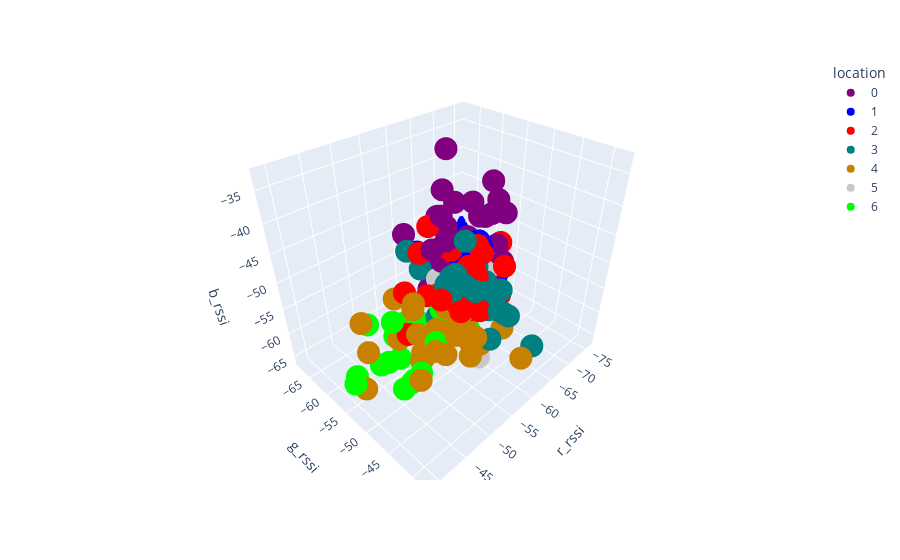

Notebook code for this chart:
### Code cell
fig = px.scatter_3d(df, x='r_rssi', y='g_rssi', z='b_rssi',
              color='location', color_discrete_map=color_discrete_map)
fig.show()

### Figure 1 — Plotly figure (JSON) as saved in the notebook; plotly's stock layout.template omitted (floating-point values rounded to 4 significant figures)
{"data": [{"hovertemplate": "location=0<br>r_rssi=%{x}<br>g_rssi=%{y}<br>b_rssi=%{z}<extra></extra>", "legendgroup": "0", "marker": {"color": "rgb(128, 0, 128)", "symbol": "circle"}, "mode": "markers", "name": "0", "scene": "scene", "showlegend": true, "type": "scatter3d", "x": [-58, -57, -65, -63, -66, -67, -61, -68, -69, -64, -59, -59, -62, -72, -60, -68, -69, -68, -66, -66, -58, -61, -61, -70, -71, -66, -67, -62], "y": [-54, -56, -53, -52, -52, -57, -59, -65, -63, -56, -65, -56, -59, -57, -57, -51, -56, -51, -57, -54, -58, -57, -57, -54, -59, -51, -53, -58], "z": [-45, -47, -53, -42, -55, -43, -44, -44, -46, -56, -49, -42, -58, -47, -51, -52, -46, -43, -49, -51, -56, -45, -46, -51, -54, -40, -38, -33]}, {"hovertemplate": "location=1<br>r_rssi=%{x}<br>g_rssi=%{y}<br>b_rssi=%{z}<extra></extra>", "legendgroup": "1", "marker": {"color": "rgb(0, 0, 255)", "symbol": "circle"}, "mode": "markers", "name": "1", "scene": "scene", "showlegend": true, "type": "scatter3d", "x": [-76, -66, -67, -58, -68, -64, -70, -61, -65, -65, -68, -61, -69, -64, -68, -65, -60, -63, -69, -64, -65, -63, -64, -66, -65, -67, -61, -62, -67, -65, -59, -62], "y": [-68, -56, -62, -54, -59, -51, -58, -57, -59, -60, -52, -61, -57, -58, -62, -54, -63, -55, -59, -51, -58, -49, -51, -55, -53, -58, -56, -55, -55, -62, -57, -59], "z": [-56, -62, -56, -55, -55, -55, -52, -53, -55, -51, -55, -56, -55, -50, -57, -51, -52, -51, -59, -56, -55, -56, -56, -49, -49, -54, -56, -50, -50, -53, -55, -51]}, {"hovertemplate": "location=2<br>r_rssi=%{x}<br>g_rssi=%{y}<br>b_rssi=%{z}<extra></extra>", "legendgroup": "2", "marker": {"color": "rgb(255, 0, 0)", "symbol": "circle"}, "mode": "markers", "name": "2", "scene": "scene", "showlegend": true, "type": "scatter3d", "x": [-63, -71, -58, -64, -64, -65, -64, -54, -57, -63, -61, -57, -52, -60, -62, -58, -49, -57, -71, -66, -55, -55, -63, -64, -60, -54, -59, -63, -61, -53, -62, -62], "y": [-59, -57, -51, -54, -52, -54, -48, -47, -46, -62, -47, -48, -57, -55, -53, -54, -53, -59, -54, -49, -52, -49, -52, -53, -54, -54, -59, -60, -51, -50, -49, -59], "z": [-51, -55, -56, -52, -49, -50, -55, -52, -53, -54, -55, -54, -53, -48, -51, -63, -57, -49, -51, -51, -54, -52, -53, -48, -52, -53, -45, -51, -50, -51, -55, -53]}, {"hovertemplate": "location=3<br>r_rssi=%{x}<br>g_rssi=%{y}<br>b_rssi=%{z}<extra></extra>", "legendgroup": "3", "marker": {"color": "rgb(0, 128, 128)", "symbol": "circle"}, "mode": "markers", "name": "3", "scene": "scene", "showlegend": true, "type": "scatter3d", "x": [-57, -60, -57, -60, -57, -59, -56, -58, -59, -53, -55, -64, -59, -54, -57, -63, -61, -56, -60, -60, -57, -62, -62, -60, -57, -58, -64, -59, -62, -66, -55, -62], "y": [-54, -52, -47, -55, -52, -55, -50, -52, -44, -49, -50, -53, -43, -52, -62, -47, -39, -43, -46, -53, -49, -56, -49, -43, -53, -60, -51, -46, -55, -56, -51, -60], "z": [-54, -45, -50, -54, -50, -54, -48, -51, -53, -58, -51, -52, -53, -56, -50, -53, -58, -56, -53, -57, -50, -56, -54, -54, -53, -53, -54, -54, -52, -52, -51, -58]}, {"hovertemplate": "location=4<br>r_rssi=%{x}<br>g_rssi=%{y}<br>b_rssi=%{z}<extra></extra>", "legendgroup": "4", "marker": {"color": "rgb(200, 128, 0)", "symbol": "circle"}, "mode": "markers", "name": "4", "scene": "scene", "showlegend": true, "type": "scatter3d", "x": [-55, -55, -52, -55, -50, -52, -51, -54, -50, -56, -52, -53, -48, -46, -48, -55, -43, -50, -40, -48, -50, -56, -50, -43, -52, -56, -54, -52, -57, -60, -57, -53], "y": [-44, -52, -50, -48, -46, -49, -54, -50, -50, -47, -55, -61, -46, -47, -49, -49, -55, -44, -52, -54, -52, -47, -51, -56, -55, -48, -44, -49, -55, -44, -38, -44], "z": [-57, -62, -56, -54, -57, -57, -54, -53, -59, -58, -59, -57, -55, -60, -59, -55, -58, -52, -61, -58, -57, -59, -60, -53, -54, -56, -55, -56, -55, -57, -57, -58]}, {"hovertemplate": "location=5<br>r_rssi=%{x}<br>g_rssi=%{y}<br>b_rssi=%{z}<extra></extra>", "legendgroup": "5", "marker": {"color": "rgb(200, 200, 200)", "symbol": "circle"}, "mode": "markers", "name": "5", "scene": "scene", "showlegend": true, "type": "scatter3d", "x": [-58, -56, -59, -68, -65, -65, -61, -63, -58, -59, -68, -65, -56, -56, -65, -61], "y": [-53, -53, -57, -64, -52, -53, -55, -58, -56, -57, -52, -58, -50, -45, -53, -55], "z": [-56, -54, -54, -55, -53, -53, -53, -53, -56, -57, -53, -58, -57, -61, -56, -54]}, {"hovertemplate": "location=6<br>r_rssi=%{x}<br>g_rssi=%{y}<br>b_rssi=%{z}<extra></extra>", "legendgroup": "6", "marker": {"color": "rgb(0, 255, 0)", "symbol": "circle"}, "mode": "markers", "name": "6", "scene": "scene", "showlegend": true, "type": "scatter3d", "x": [-45, -47, -49, -40, -52, -46, -54, -39, -58, -53, -46, -46, -47, -54, -55, -48, -50, -55, -48, -53, -52, -52, -57, -45], "y": [-53, -54, -52, -54, -51, -59, -51, -53, -53, -54, -49, -51, -48, -51, -51, -54, -48, -53, -55, -59, -53, -54, -48, -55], "z": [-60, -54, -66, -60, -61, -57, -54, -60, -62, -61, -62, -65, -60, -60, -58, -62, -56, -59, -58, -61, -64, -57, -58, -62]}], "layout": {"legend": {"title": {"text": "location"}, "tracegroupgap": 0}, "margin": {"t": 60}, "scene": {"domain": {"x": [0, 1], "y": [0, 1]}, "xaxis": {"title": {"text": "r_rssi"}}, "yaxis": {"title": {"text": "g_rssi"}}, "zaxis": {"title": {"text": "b_rssi"}}}}}
